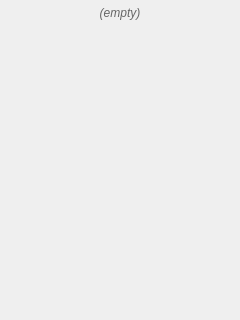
<?xml version="1.0" encoding="UTF-8"?>
<ui version="4.0">
 <class>ScenePanel</class>
 <widget class="QWidget" name="ScenePanel">
  <property name="geometry">
   <rect>
    <x>0</x>
    <y>0</y>
    <width>240</width>
    <height>320</height>
   </rect>
  </property>
  <layout class="QVBoxLayout" name="verticalLayout">
   <property name="spacing">
    <number>4</number>
   </property>
   <property name="leftMargin">
    <number>6</number>
   </property>
   <property name="topMargin">
    <number>6</number>
   </property>
   <property name="rightMargin">
    <number>6</number>
   </property>
   <property name="bottomMargin">
    <number>6</number>
   </property>
   <item>
    <widget class="QLabel" name="placeholder">
     <property name="alignment">
      <set>Qt::AlignmentFlag::AlignCenter</set>
     </property>
     <property name="styleSheet">
      <string notr="true">color: #666; font-style: italic;</string>
     </property>
     <property name="text">
      <string>(empty)</string>
     </property>
    </widget>
   </item>
   <item>
    <spacer name="verticalSpacer">
     <property name="orientation">
      <enum>Qt::Orientation::Vertical</enum>
     </property>
     <property name="sizeHint" stdset="0">
      <size>
       <width>20</width>
       <height>40</height>
      </size>
     </property>
    </spacer>
   </item>
  </layout>
 </widget>
 <resources/>
 <connections/>
</ui>
